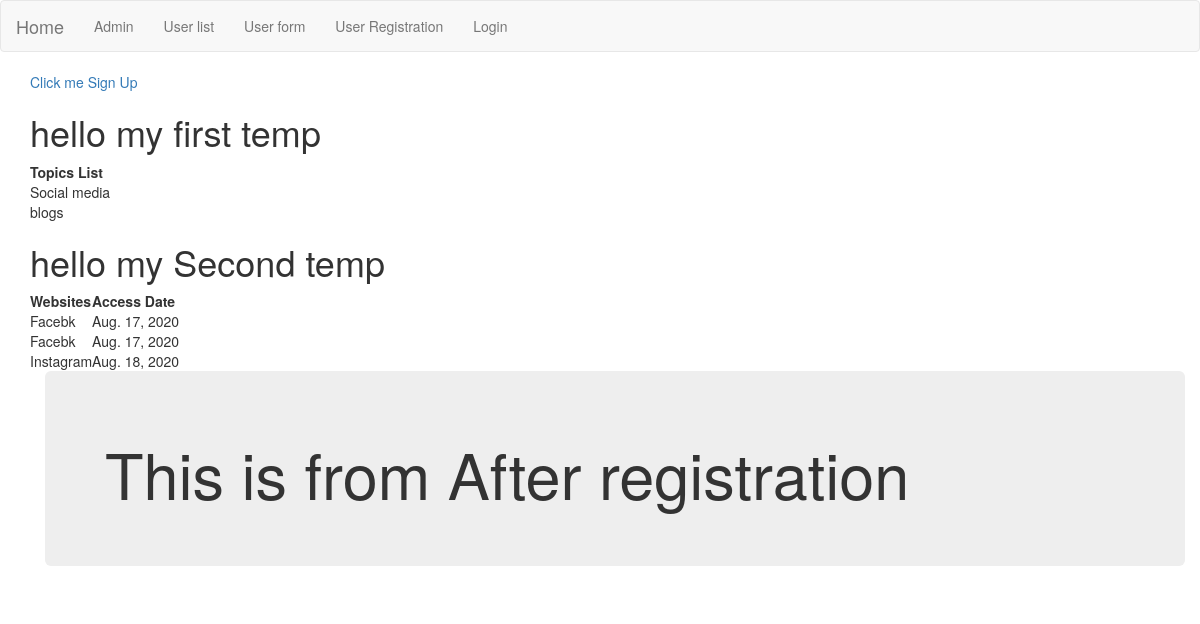
The page /myapp/ on the database its author committed.
### myapp/models.py (models this page shows, shortened)
class Topic(models.Model):
    top_name=models.CharField(max_length=264,unique=True)

class AccessRecord(models.Model):
    name=models.ForeignKey(WebPage,on_delete=models.CASCADE)
    date=models.DateField()

class WebPage(models.Model):
    category=models.ForeignKey(Topic,on_delete=models.CASCADE)
    name=models.CharField(max_length=264,unique=True)
    url=models.URLField(unique=True)
    def __str__(self):
        return self.name

### myapp/views.py (the view)
def index(request):
    t=Topic.objects.order_by('top_name')
    Acc=AccessRecord.objects.order_by('date')
    my_dict={'topics':t,'access':Acc}
    return render(request,'myapp/index.html',context=my_dict)

### templates/myapp/index.html (shortened to what this page needs)
<!DOCTYPE html>
{% extends 'myapp/base.html' %}
{% load static %}
{% block body_block %}
    <a href="{% url  'myapp:user'  %}">Click me</a>
    <a href="{% url "myapp:signup" %}">Sign Up</a>
    <h1>hello my first temp</h1>
    {% if topics %}
    <table>
      <thead>
        <th>Topics List</th>
      </thead>
      {% for a in topics %}
      <tr>
        <td>{{a.top_name}}</td>
      </tr>
      {% endfor%}
    </table>
    {% endif %}
    <h1>hello my Second temp</h1>
    {% if access %}
    <table>
      <thead>
        <th>Websites</th>
        <th>Access Date</th>
      </thead>
      {% for acc in access %}
      <tr>
        <td>{{acc.name| cut:'o' }}</td>
        <td>{{acc.date}}</td>
      </tr>
      {% endfor%}
    </table>
    {% endif %}
    <div class="container">
    <div class="jumbotron">
    <h1>This is from After registration</h1>
    </div>
    </div>
{% endblock %}

### rows shown on the page
Topic: top_name "Social media"
Topic: top_name "blogs"
AccessRecord: name "Facebk", date "Aug. 17, 2020"
AccessRecord: name "Facebk", date "Aug. 17, 2020"
AccessRecord: name "Instagram", date "Aug. 18, 2020"
